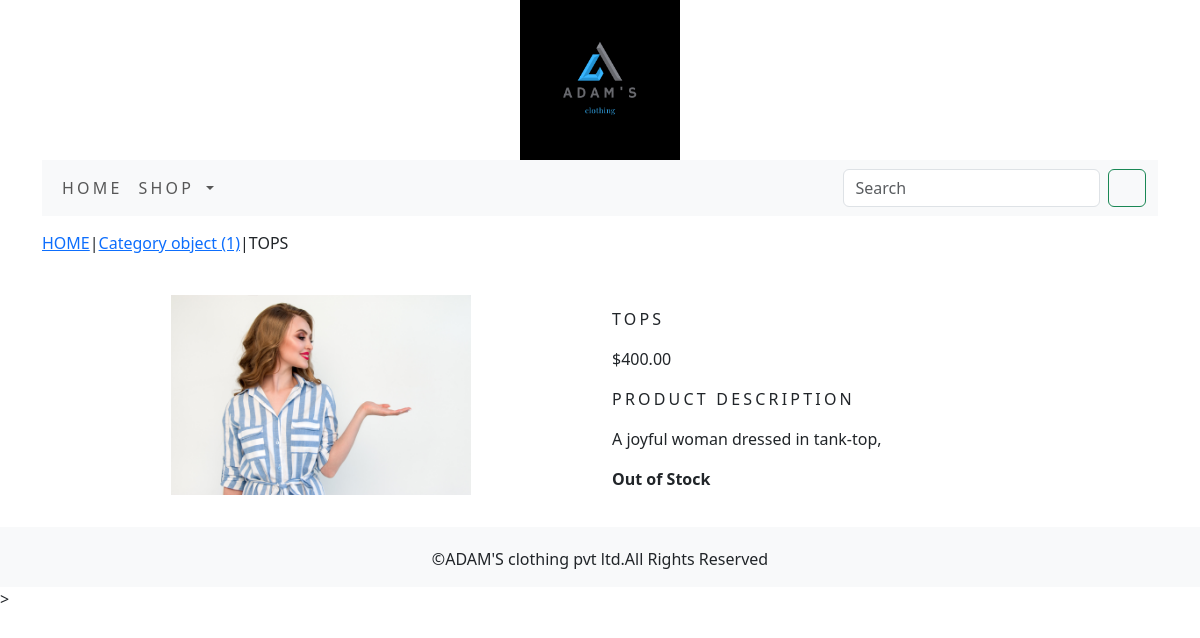
Screenshot of /shop/women-casual-wear/tops/ with the database file from the repository.
### shop/models.py (models this page shows, shortened)
class Product(models.Model):
    name = models.CharField(max_length=250, unique=True)
    slug = models.SlugField(max_length=250, unique=True)
    description = models.TextField(blank=True)
    price = models.DecimalField(max_digits=10, decimal_places=2, blank=True)
    category = models.ForeignKey(Category, on_delete=models.CASCADE)
    image = models.ImageField(upload_to='product', blank=True)
    stock = models.IntegerField()
    available = models.BooleanField(default=True)
    created = models.DateTimeField(auto_now_add=True)
    updated = models.DateTimeField(auto_now=True)
    class Meta:
        ordering = ('name',)
        verbose_name = 'product'
        verbose_name_plural = 'products'

class Category(models.Model):
    name = models.CharField(max_length=250, unique=True)
    slug = models.SlugField(max_length=250, unique=True)
    description = models.TextField(blank=True)
    image = models.ImageField(upload_to='category', blank=True)
    class Meta:
        ordering = ('name',)
        verbose_name = 'category'
        verbose_name_plural = 'categories'
    def get_url(self):
        return reverse('shop:products_by_category',args=[self.slug])

### shop/views.py (the view)
# urls.py: path('<slug:c_slug>/<slug:product_slug>/',views.proDetail,name='proCatDetail'),
def proDetail(request, c_slug, product_slug):
    try:
        product = Product.objects.get(category__slug=c_slug, slug=product_slug)
    except Exception as e:
        raise e
    return render(request, 'product.html', {'product': product})

### cart/context_processors.py (called while the page is built)
def counter(request):
    item_count=0
    if 'admin' in request.path:
        return{}
    else:
        try:
            cart=Cart.objects.filter(cart_id=_cart_id(request))
            cart_items=CartItem.objects.all().filter(cart=cart[:1])
            for cart_item in cart_items:
                item_count += cart_item.quantity
        except Cart.DoesNotExist:
            item_count =0
    return dict(item_count=item_count)

### cart/views.py (called while the page is built)
def _cart_id(request):
    cart = request.session.session_key
    if not cart:
        cart = request.session.create()
    return cart

### shop/context_processors.py (called while the page is built)
def menu_links(request):
    links = Category.objects.all()
    return dict(links=links)

### templates/product.html (shortened to what this page needs)
{% extends 'base.html' %}
{% load static %}
{% block content %}
<div class="row my_prod_row_class">
    <div class="mx-auto">
        <p> <a href="{% url 'shop:allProdCat' %}">HOME</a>|<a href="{{product.category.get.url}}">{{product.category}}</a>|{{product.name}}</p>
<div class="container">
<br>
<div class="row">
    <div class="col-12 col-sm-12 col-md-12 col-lg-6 text-center">
        <div style="min-width:18rem">
            <img src="{{product.image.url}}" alt="{{product.name}}" width="300px;">
        </div>
    </div>
        <div class="col-12 col-sm-12 col-md-12 col-lg-6">
            <div>
            <h1 class="my_prod_title">{{product.name}}</h1>
            <p>${{product.price}}</p>
            <p class="my_title">Product Description</p>
            <p class="text-justify my_prod_text">{{product.description}}</p>
            {% if product.stock <= 0 %}
                 <p class="text_justify my_prod_text"><b> Out of Stock</b></p>
            {% else %}
                 <a class="btn btn-secondary" href="{% url 'cart:add_cart' product.id %}">Add to Cart</a>
            {% endif %}
        </div>
        </div>
    </div>
</div>
</div>
</div>
{% endblock %}

### static/css/custom.css (style rules this page uses)
body { font-family: 'Roboto', sans-serif; }
.my_title { font-size:16px; text-transform:uppercase; letter-spacing:.2em; }
.my_prod_row_class { padding-top:15px; padding-bottom:20px; }
.my_prod_title { font-size:16px; text-transform:uppercase; letter-spacing:.2em; padding-top:15px; padding-bottom:10px; }
.my_prod_text { padding-right:20px; }

### rows the page displays
Product: category "Category object (1)", name "TOPS", image (picture), price "400.00", description "A joyful woman dressed in tank-top,"
